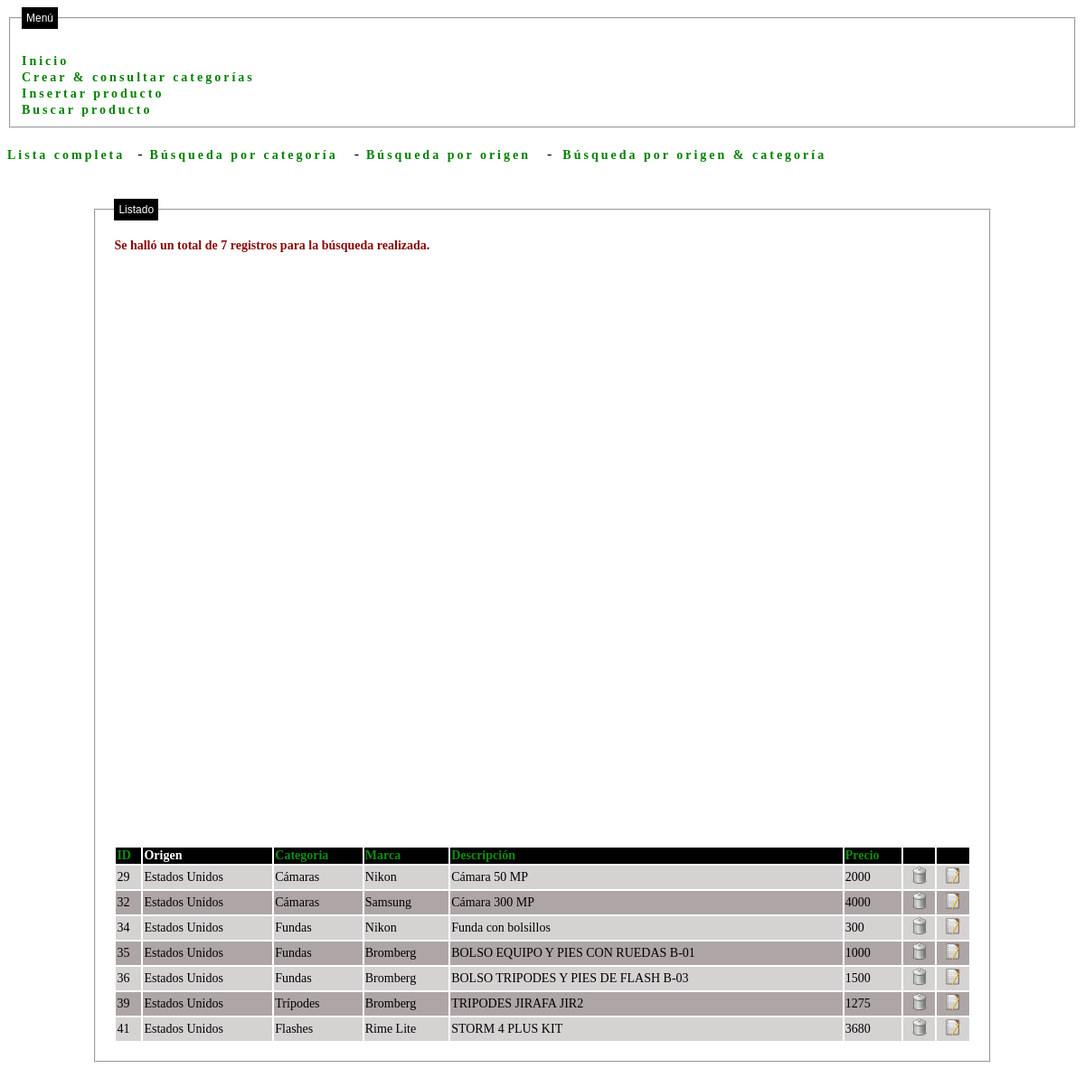
/PHP/ProcesoOrigVER.php?ORIG=Estados Unidos, run on the app's committed database.
### tables this page shows
CREATE TABLE IF NOT EXISTS `productos` (
  `idProd` int(10) unsigned NOT NULL,
  `marcaProd` varchar(100) NOT NULL,
  `descProd` varchar(200) NOT NULL,
  `origenProd` varchar(100) NOT NULL,
  `precioProd` int(11) unsigned NOT NULL,
  `idCatProd` int(11) unsigned NOT NULL
);

CREATE TABLE IF NOT EXISTS `categorias` (
  `idCat` int(10) unsigned NOT NULL,
  `tipoCat` varchar(50) NOT NULL
);

### PHP/ProcesoOrigVER.php (the view, shortened to what this page needs)
<!DOCTYPE html>
<html>
<head>
    <link rel="stylesheet" href="../CSS/Estilos.css" />
</head>
<body>
<?php
    include "../Inc/menu.inc";
    include "../Conexion/conexion.php";
?>
    <div id="menu">
         <a href="ProcProdVERTODO.php">Lista completa</a><span>&nbsp;-&nbsp;</span>
        <a href="FormCatVER.php">Búsqueda por categoría</a>
        <span>&nbsp;-&nbsp;</span>
        <a href="FormOrigVER.php">Búsqueda por origen</a>
        <span>&nbsp;- &nbsp;</span>
        <a href="FormCatOrigVER.php">Búsqueda por origen & categoría</a>
    </div>
<div id="contenido">
    <fieldset id="dsc">
        <legend>Listado</legend>
        <table id="lst">
<?php
if (isset($_GET["ORD"])){
            $orden = $_GET["ORD"];
        } else {
            $orden = "idProd";
        }
   $cat = utf8_decode($_GET["ORIG"]);
    if (empty($cat)) {
      echo  "<p>Seleccionar origen</P>";
    }else{
if (isset($_GET["ORD"])){
            $orden = $_GET["ORD"];
        } else {
            $orden = "idProd";
        }
        $sql = "SELECT * FROM productos AS p JOIN categorias AS c WHERE (p.origenProd='$cat' AND c.idCat=p.idCatProd) ORDER BY $orden";
    $resultado = mysql_query($sql ,$conexion) or die ("Error en: $sql: " . mysql_error() . " -" . mysql_errno());
  $num_regs = mysql_num_rows($resultado);
    if ($num_regs==0) {
            echo "<span class='titERR'>No fueron hallados registros para la búsqueda realizada.</span>" ;
        }else{
            echo "<span class='titERR'>Se halló un total de $num_regs registros para la búsqueda realizada.</span>" ;
        }
    echo "
                <tr>
                    <th>
                    <a href='ProcesoOrigVER.php?ORD=idProd&ORIG=$cat'>
                    ID
                    </th>
                    <th>
                    Origen
                   </th>
                   <th>
                    <a href='ProcesoOrigVER.php?ORD=tipoCat&ORIG=$cat'>
                    Categoria
                    </th>
                    <th>
                    <a href='ProcesoOrigVER.php?ORD=marcaProd&ORIG=$cat'>
                    Marca
                    </th>
                    <th>
                    <a href='ProcesoOrigVER.php?ORD=descProd&ORIG=$cat'>
                    Descripción
                    </th>
                    <th>
                    <a href='ProcesoOrigVER.php?ORD=precioProd&ORIG=$cat'>
                    Precio
                    </th>
                    <th>
                    </th>
                    <th>
                    </th>
                </tr>
        ";
     $fila=1;
     while ($lista=mysql_fetch_array($resultado)) {
        $id = utf8_encode($lista["idProd"]);
        $descripcion = utf8_encode($lista["descProd"]);
        $procedencia = utf8_encode($lista["origenProd"]);
        $marca = utf8_encode($lista["marcaProd"]);
        $precio = utf8_encode($lista["precioProd"]);
        $categoria = utf8_encode($lista["tipoCat"]);
        $resto = $fila%2;
            if ($resto==0) {
                echo "<tr class='filaPAR'>\n";
            } else {
                echo "<tr class='filaIMP'>\n";
            }
            echo "<td>$id</td></br>";
            echo "<td>$procedencia</td></br>";
            echo "<td>$categoria</td></br>";
            echo "<td>$marca</td></br>";
            echo "<td>$descripcion</td></br>";
            echo "<td>$precio</td></br>";
            echo "<td align='center'><a href='FormProdDLT.php?ID=$id'><img src='../Img/Icon-trash.png' width='20' height='20' title='Eliminar registro'></a></br></td>";
                echo "<td align='center'><a href='FormProdUPD.php?ID=$id'><img src='../Img/editar.png' width='20' height='20' title='Eliminar registro'></a></br></td>";
            $fila++;
    }
    }
?>
    </table>
    </fieldset>
</div>
</body>
</html>

### CSS/Estilos.css (style rules this page uses)
div#menu { margin-top: 20px; }
div#menu a:link { font-family: verdana; font-size: 14px; font-weight: bold; letter-spacing: 3px; margin-right: 10px; color: green; text-decoration: none; }
fieldset#dsc { border-top: 50%; height: 100%; width: 80%; margin: 40px auto; font-family: calibri; font-size: 14px; text-align: justify; padding: 20px; }
legend { font-family: arial; font-size: 12px; background-color: black; color: white; padding: 5px; }
table#lst { width: 100%; }
table#lst th { background-color: black; color: white; }
.filaIMP { background-color: #D5D2D2; }
.filaPAR { background-color: #AEA6A6; }
.titERR { font-weight: bold; color: #8A0808; }
table#lst a:link { color: #108E10; text-decoration: none; }

### data on the page
productos: idProd "29", origenProd "Estados Unidos", idCatProd.tipoCat "Cámaras", marcaProd "Nikon", descProd "Cámara 50 MP", precioProd "2000"
productos: idProd "32", origenProd "Estados Unidos", idCatProd.tipoCat "Cámaras", marcaProd "Samsung", descProd "Cámara 300 MP", precioProd "4000"
productos: idProd "34", origenProd "Estados Unidos", idCatProd.tipoCat "Fundas", marcaProd "Nikon", descProd "Funda con bolsillos", precioProd "300"
productos: idProd "35", origenProd "Estados Unidos", idCatProd.tipoCat "Fundas", marcaProd "Bromberg", descProd "BOLSO EQUIPO Y PIES CON RUEDAS B-01", precioProd "1000"
productos: idProd "36", origenProd "Estados Unidos", idCatProd.tipoCat "Fundas", marcaProd "Bromberg", descProd "BOLSO TRIPODES Y PIES DE FLASH B-03", precioProd "1500"
productos: idProd "39", origenProd "Estados Unidos", idCatProd.tipoCat "Trípodes", marcaProd "Bromberg", descProd "TRIPODES JIRAFA JIR2", precioProd "1275"
productos: idProd "41", origenProd "Estados Unidos", idCatProd.tipoCat "Flashes", marcaProd "Rime Lite", descProd "STORM 4 PLUS KIT", precioProd "3680"

### other printed values
$num_regs "7"
